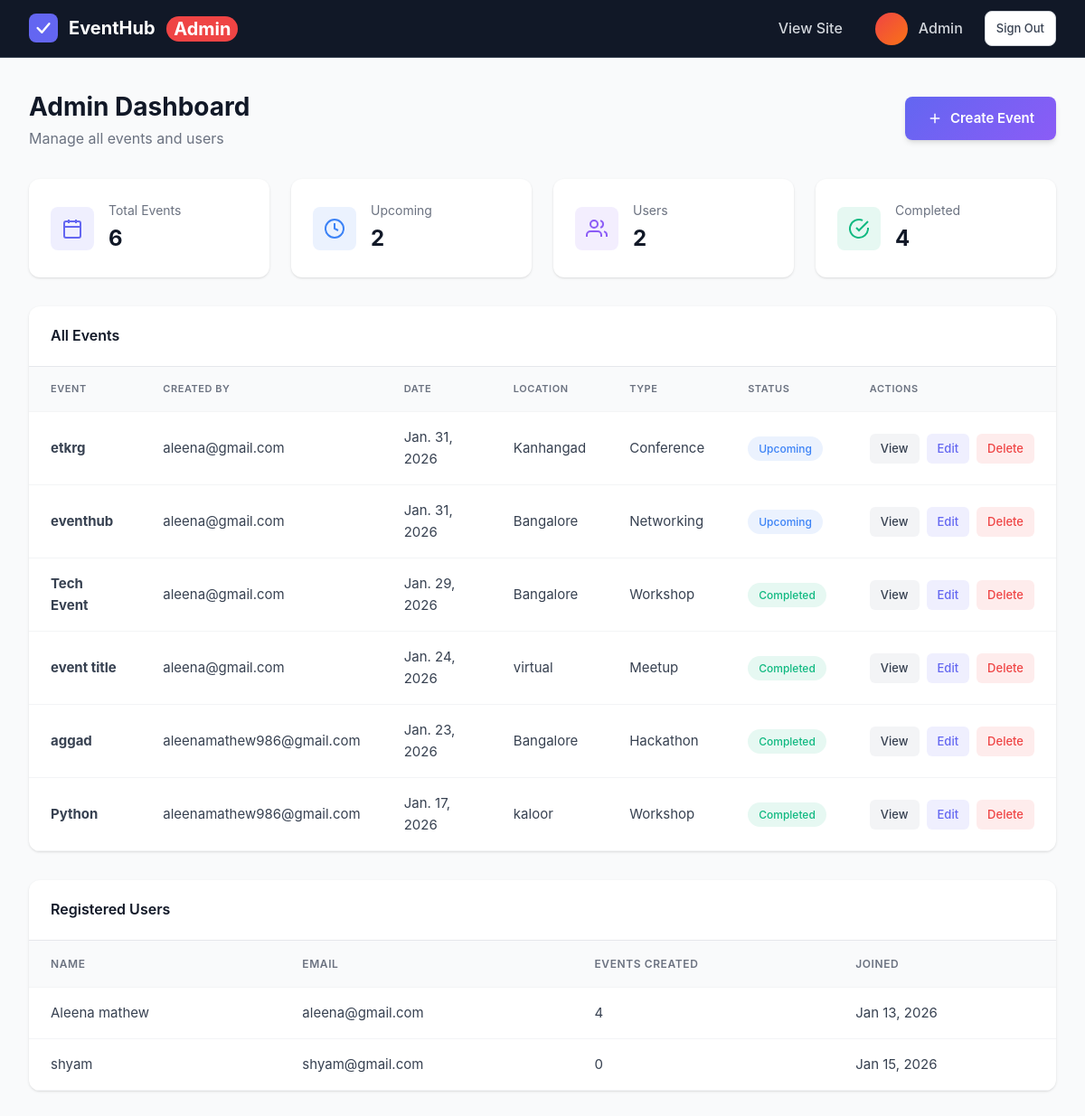
The app's page /admin-dashboard/ (signed in) with its own data.
### events/models.py (models this page shows, shortened)
class Event(models.Model):
    EVENT_TYPES = [
        ("Conference", "Conference"),
        ("Workshop", "Workshop"),
        ("Meetup", "Meetup"),
        ("Networking", "Networking"),
        ("Webinar", "Webinar"),
        ("Hackathon", "Hackathon"),
    ]
    title = models.CharField(max_length=200)
    description = models.TextField()
    date = models.DateField()
    time = models.TimeField()
    location = models.CharField(max_length=200)
    event_type = models.CharField(max_length=50, choices=EVENT_TYPES)
    contact = models.CharField(max_length=20)
    image = models.ImageField(upload_to="events/", null=True, blank=True)
    created_by = models.ForeignKey(User, on_delete=models.CASCADE)
    created_at = models.DateTimeField(auto_now_add=True)
    is_active = models.BooleanField(default=True)

### users/views.py (the view)
# urls.py: path("admin-dashboard/", admin_dashboard, name="admin_dashboard"),
def admin_dashboard(request):
    if not request.user.is_authenticated:
        return redirect("/login/")
    if not request.user.is_superuser:
        return redirect("/dashboard/")
    current_time = now()
    events = Event.objects.all().order_by("-date")
    users = User.objects.filter(is_superuser=False)
    for event in events:
        event_datetime = datetime.combine(event.date, event.time)
        if event_datetime >= current_time.replace(tzinfo=None):
            event.status = "Upcoming"
        else:
            event.status = "Completed"
    total_events = events.count()
    upcoming_events = sum(1 for e in events if e.status == "Upcoming")
    completed_events = sum(1 for e in events if e.status == "Completed")
    total_users = users.count()
    user_stats = []
    for user in users:
        count = Event.objects.filter(created_by=user).count()
        user_stats.append({
            "name": user.first_name,
            "email": user.email,
            "count": count,
            "joined": user.date_joined
        })
    return render(request, "admin.html", {
        "events": events,
        "total_events": total_events,
        "upcoming_events": upcoming_events,
        "completed_events": completed_events,
        "total_users": total_users,
        "user_stats": user_stats,
    })

### templates/admin.html (shortened to what this page needs)
{% load static %}
<!DOCTYPE html>
<html lang="en">
<head>
  <link rel="stylesheet" href="{% static 'css/style.css' %}">
</head>
<body class="dashboard-page admin-page">
  <nav class="top-nav admin-nav">
    <div class="nav-left">
      <a href="/" class="logo">
        <span>EventHub <span class="admin-badge">Admin</span></span>
      </a>
    </div>
    <div class="nav-right">
      <a href="/" class="nav-link">View Site</a>
      <div class="user-menu">
        <div class="avatar admin-avatar">
        </div>
        <span class="user-name">Admin</span>
      </div>
      <a href="/" class="btn-secondary btn-sm">Sign Out</a>
    </div>
  </nav>
  <main class="dashboard-main">
    <div class="dashboard-header">
      <div>
        <h1>Admin Dashboard</h1>
        <p>Manage all events and users</p>
      </div>
      <a href="/create-event/" class="btn-primary">
        <svg width="18" height="18" viewBox="0 0 24 24" fill="none" stroke="currentColor" stroke-width="2">
          <line x1="12" y1="5" x2="12" y2="19" />
          <line x1="5" y1="12" x2="19" y2="12" />
        </svg>
        Create Event
      </a>
    </div>
    <div class="stats-grid four-cols">
      <div class="stat-card">
        <div class="stat-icon total">
          <svg width="24" height="24" viewBox="0 0 24 24" fill="none" stroke="currentColor" stroke-width="2">
            <rect x="3" y="4" width="18" height="18" rx="2" ry="2" />
            <line x1="16" y1="2" x2="16" y2="6" />
            <line x1="8" y1="2" x2="8" y2="6" />
            <line x1="3" y1="10" x2="21" y2="10" />
          </svg>
        </div>
        <div class="stat-content">
          <span class="stat-label">Total Events</span>
          <span class="stat-value">{{ total_events }}</span>
        </div>
      </div>
      <div class="stat-card">
        <div class="stat-icon upcoming">
          <svg width="24" height="24" viewBox="0 0 24 24" fill="none" stroke="currentColor" stroke-width="2">
            <circle cx="12" cy="12" r="10" />
            <polyline points="12 6 12 12 16 14" />
          </svg>
        </div>
        <div class="stat-content">
          <span class="stat-label">Upcoming</span>
          <span class="stat-value">{{ upcoming_events }}</span>
        </div>
      </div>
      <div class="stat-card">
        <div class="stat-icon attendees">
          <svg width="24" height="24" viewBox="0 0 24 24" fill="none" stroke="currentColor" stroke-width="2">
            <path d="M17 21v-2a4 4 0 0 0-4-4H5a4 4 0 0 0-4 4v2" />
            <circle cx="9" cy="7" r="4" />
            <path d="M23 21v-2a4 4 0 0 0-3-3.87" />
            <path d="M16 3.13a4 4 0 0 1 0 7.75" />
          </svg>
        </div>
        <div class="stat-content">
          <span class="stat-label">Users</span>
          <span class="stat-value">{{ total_users }}</span>
        </div>
      </div>
      <div class="stat-card">
        <div class="stat-icon completed">
          <svg width="24" height="24" viewBox="0 0 24 24" fill="none" stroke="currentColor" stroke-width="2">
            <path d="M22 11.08V12a10 10 0 1 1-5.93-9.14" />
            <polyline points="22 4 12 14.01 9 11.01" />
          </svg>
        </div>
        <div class="stat-content">
          <span class="stat-label">Completed</span>
          <span class="stat-value">{{ completed_events }}</span>
        </div>
      </div>
    </div>
    <div class="card">
      <div class="card-header">
        <h3>All Events</h3>
      </div>
      <div class="table-container">
        <table class="events-table admin-table">
          <thead>
            <tr>
              <th>Event</th>
              <th>Created By</th>
              <th>Date</th>
              <th>Location</th>
              <th>Type</th>
              <th>Status</th>
              <th>Actions</th>
            </tr>
          </thead>
          <tbody>
            {% for event in events %}
            <tr>
              <td><strong>{{ event.title }}</strong></td>
              <td>{{ event.created_by.email }}</td>
              <td>{{ event.date }}</td>
              <td>{{ event.location }}</td>
              <td>{{ event.event_type }}</td>
              <td>
                {% if event.status == "Upcoming" %}
                <span class="status-badge upcoming">Upcoming</span>
                {% else %}
                <span class="status-badge completed">Completed</span>
                {% endif %}
              </td>
              <td>
                <div class="action-buttons">
                  <a href="/event/{{ event.id }}/" class="btn-view">View</a>
                  <a href="/admin-edit-event/{{ event.id }}/" class="btn-edit">Edit</a>
                  <a href="/admin-delete-event/{{ event.id }}/" class="btn-delete">Delete</a>
                </div>
              </td>
            </tr>
            {% endfor %}
          </tbody>
        </table>
      </div>
    </div>
    <div class="card">
      <div class="card-header">
        <h3>Registered Users</h3>
      </div>
      <div class="table-container">
        <table class="events-table">
          <thead>
            <tr>
              <th>Name</th>
              <th>Email</th>
              <th>Events Created</th>
              <th>Joined</th>
            </tr>
          </thead>
          <tbody>
            {% for u in user_stats %}
            <tr>
              <td>{{ u.name }}</td>
              <td>{{ u.email }}</td>
              <td>{{ u.count }}</td>
              <td>{{ u.joined|date:"M d, Y" }}</td>
            </tr>
            {% endfor %}
          </tbody>
        </table>
      </div>
    </div>
  </main>
</body>
</html>

### records on screen
Event: title "etkrg", created_by.email "aleena@gmail.com", date "Jan. 31, 2026", location "Kanhangad", event_type "Conference", shows "Upcoming"
Event: title "eventhub", created_by.email "aleena@gmail.com", date "Jan. 31, 2026", location "Bangalore", event_type "Networking", shows "Upcoming"
Event: title "Tech Event", created_by.email "aleena@gmail.com", date "Jan. 29, 2026", location "Bangalore", event_type "Workshop", shows "Completed"
Event: title "event title", created_by.email "aleena@gmail.com", date "Jan. 24, 2026", location "virtual", event_type "Meetup", shows "Completed"
Event: title "aggad", created_by.email "aleenamathew986@gmail.com", date "Jan. 23, 2026", location "Bangalore", event_type "Hackathon", shows "Completed"
Event: title "Python", created_by.email "aleenamathew986@gmail.com", date "Jan. 17, 2026", location "kaloor", event_type "Workshop", shows "Completed"

### other values on screen
{{ total_events }} "6"
{{ upcoming_events }} "2"
{{ total_users }} "2"
{{ completed_events }} "4"
{{ u.name }} "Aleena mathew" "shyam"
{{ u.email }} "aleena@gmail.com" "shyam@gmail.com"
{{ u.count }} "4" "0"
{{ u.joined|date:"M d, Y" }} "Jan 13, 2026" "Jan 15, 2026"
